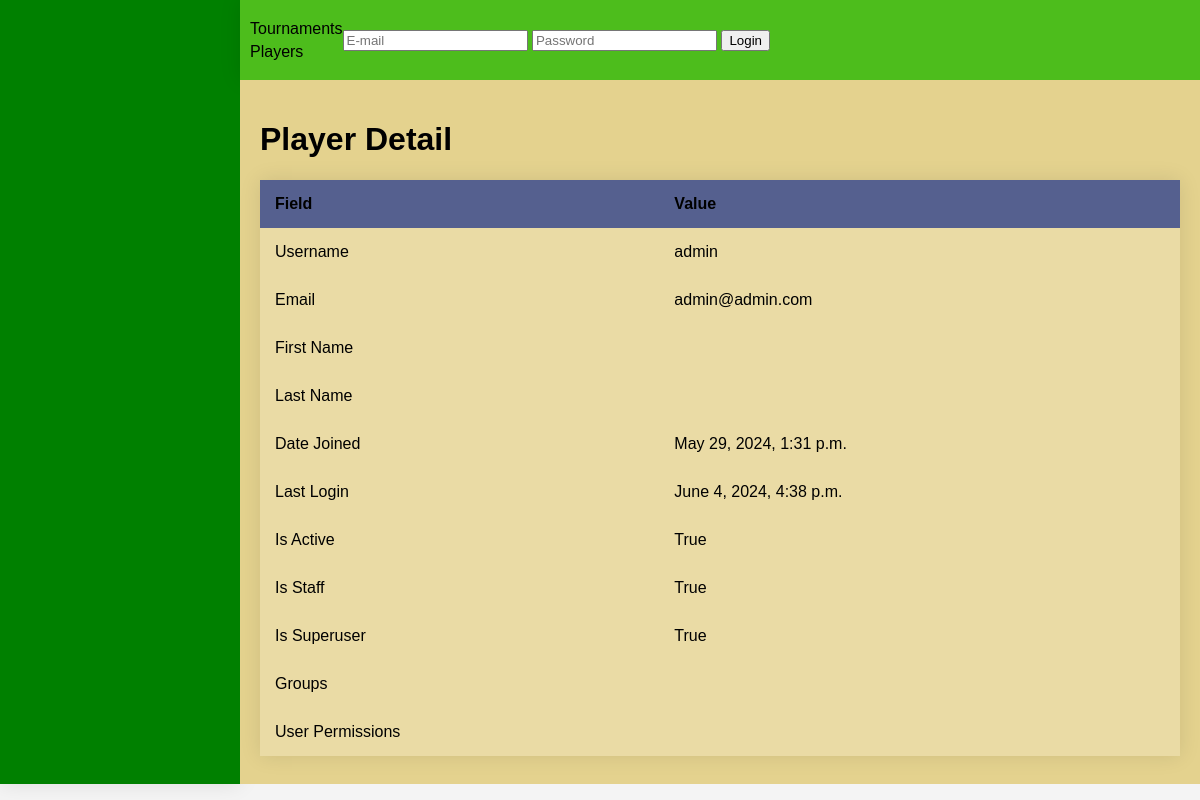
Before: /player/1/ with the older database file.
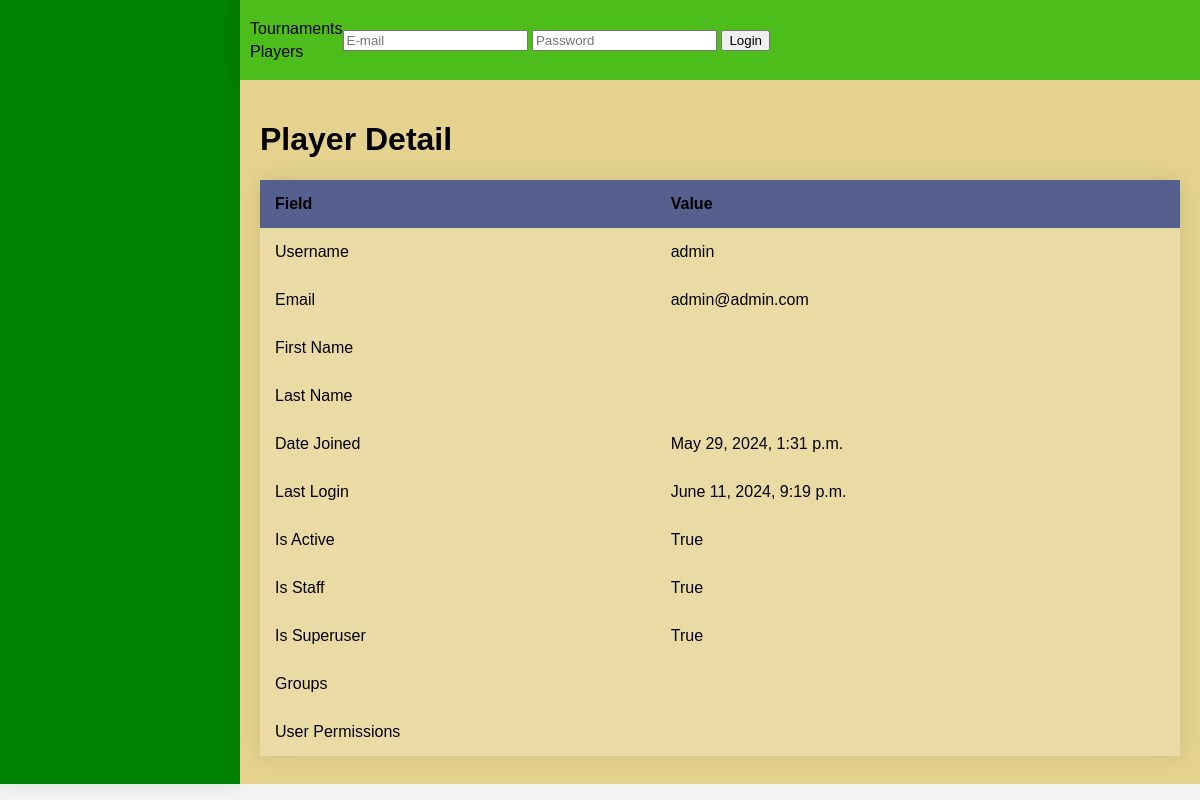
After: the same page with the newer database file.
### players/models.py (models this page shows)
class Player(AbstractUser):
    email = models.EmailField(('email address'), unique=True)
    USERNAME_FIELD = 'email'
    REQUIRED_FIELDS = ['username']

### billiard_charts/static/templates/detail/player_detail.html (shortened to what this page needs)
{% extends "base.html" %}
{% block main_space %}
    {% if object.error_message %}
        <h2>Error</h2>
        <p>{{ object.error_message }}</p>
    {% else %}
        <h1>Player Detail</h1>
        <table>
            <thead>
                <tr>
                    <th class="l">Field</th>
                    <th class="r">Value</th>
                </tr>
            </thead>
            <tbody>
                <tr>
                    <td class="l">Username</td>
                    <td class="r">{{ player.username }}</td>
                </tr>
                <tr>
                    <td class="l">Email</td>
                    <td class="r">{{ player.email }}</td>
                </tr>
                <tr>
                    <td class="l">First Name</td>
                    <td class="r">{{ player.first_name }}</td>
                </tr>
                <tr>
                    <td class="l">Last Name</td>
                    <td class="r">{{ player.last_name }}</td>
                </tr>
                <tr>
                    <td class="l">Date Joined</td>
                    <td class="r">{{ player.date_joined }}</td>
                </tr>
                <tr>
                    <td class="l">Last Login</td>
                    <td class="r">{{ player.last_login }}</td>
                </tr>
                <tr>
                    <td class="l">Is Active</td>
                    <td class="r">{{ player.is_active }}</td>
                </tr>
                <tr>
                    <td class="l">Is Staff</td>
                    <td class="r">{{ player.is_staff }}</td>
                </tr>
                <tr>
                    <td class="l">Is Superuser</td>
                    <td class="r">{{ player.is_superuser }}</td>
                </tr>
                <tr>
                    <td class="l">Groups</td>
                    <td class="r">
                    </td>
                </tr>
                <tr>
                    <td class="l">User Permissions</td>
                    <td class="r">
                    </td>
                </tr>
            </tbody>
        </table>
    {% endif %}
{% endblock main_space %}

Changed rows visible on the page:
changed Player "admin": last_login "June 4, 2024, 4:38 p.m." → "June 11, 2024, 9:19 p.m."
